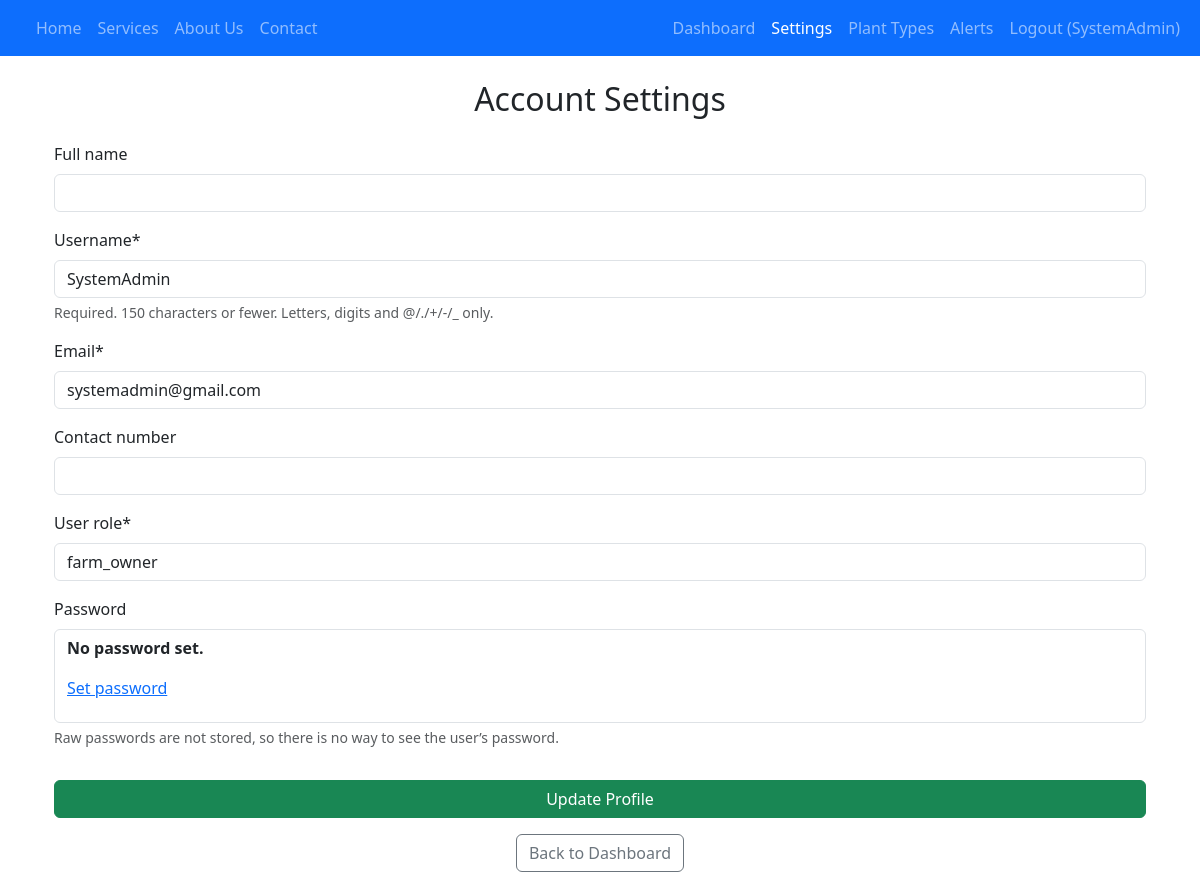
The app's page /settings/ (signed in) with its own data.
### web_app/models.py (models this page shows)
class CustomUser(AbstractUser):
    full_name = models.CharField(max_length=255, blank=True, null=True)
    email = models.EmailField(unique=True)
    contact_number = models.CharField(max_length=20, blank=True, null=True)
    USER_ROLES = (
        ('farm_owner', 'Farm Owner'),
    )
    user_role = models.CharField(max_length=20, default='farm_owner')

### web_app/views.py (the view)
# urls.py: path('settings/', views.user_settings_view, name='user_settings'),
@login_required
def user_settings_view(request):
    if request.method == 'POST':
        form = CustomUserChangeForm(request.POST, instance=request.user)
        if form.is_valid():
            form.save()
            messages.success(request, "Your profile has been updated successfully!")
            return redirect('user_settings')
        else:
            for field, errors in form.errors.items():
                for error in errors:
                    messages.error(request, f"{field}: {error}")
    else:
        form = CustomUserChangeForm(instance=request.user)
    return render(request, 'web_app/user_settings.html', {'form': form})

### web_app/forms.py
class CustomUserChangeForm(UserChangeForm):
    class Meta:
        model = CustomUser
        fields = (
            'full_name',
            'username',
            'email',
            'contact_number',
            'user_role',
        )

### templates/web_app/user_settings.html (shortened to what this page needs)
{% extends 'base.html' %}
{% load crispy_forms_tags %}
{% block content %}
<div class="container form-container">
    <h2 class="text-center mb-4">Account Settings</h2>
    <form method="post">
        {{ form|crispy }}
        <button type="submit" class="btn btn-success w-100 mt-3">Update Profile</button>
    </form>
    <p class="text-center mt-3">
        <a href="{% url 'dashboard' %}" class="btn btn-outline-secondary">Back to Dashboard</a>
    </p>
</div>
{% endblock %}

### templates/base.html (shortened to what this page needs)
  {% load static %}
<!DOCTYPE html>
<html lang="en">
<head>
    <link rel="stylesheet" href="https://cdn.jsdelivr.net/npm/bootstrap-icons@1.11.3/font/bootstrap-icons.min.css">
    <link rel="stylesheet" href="https://cdn.jsdelivr.net/npm/bootstrap-icons@1.11.3/font/bootstrap-icons.min.css">
    <link href="https://cdn.jsdelivr.net/npm/bootstrap@5.3.0/dist/css/bootstrap.min.css" rel="stylesheet">
</head>
<body>
    <nav class="navbar navbar-expand-lg navbar-dark bg-primary">
    <div class="container-fluid">
        <div class="collapse navbar-collapse" id="navbarNav">
            <ul class="navbar-nav me-auto mb-2 mb-lg-0">
                <li class="nav-item">
                    <a class="nav-link {% if request.resolver_match.url_name == 'home' %}active{% endif %}" aria-current="page" href="{% url 'home' %}">Home</a>
                </li>
                <li class="nav-item">
                    <a class="nav-link {% if request.resolver_match.url_name == 'services' %}active{% endif %}" href="{% url 'services' %}">Services</a>
                </li>
                <li class="nav-item">
                    <a class="nav-link {% if request.resolver_match.url_name == 'about' %}active{% endif %}" href="{% url 'about' %}">About Us</a>
                </li>
                <li class="nav-item">
                    <a class="nav-link {% if request.resolver_match.url_name == 'contact' %}active{% endif %}" href="{% url 'contact' %}">Contact</a>
                </li>
            </ul>
            <ul class="navbar-nav">
                {% if user.is_authenticated %}
                    <li class="nav-item">
                        <a class="nav-link {% if request.resolver_match.url_name == 'dashboard' %}active{% endif %}" href="{% url 'dashboard' %}">Dashboard</a>
                    </li>
                    <li class="nav-item">
                        <a class="nav-link {% if request.resolver_match.url_name == 'user_settings' %}active{% endif %}" href="{% url 'user_settings' %}">Settings</a>
                    </li>
                    <li class="nav-item">
                        <a class="nav-link" href="{% url 'plant_type_list' %}">Plant Types</a>
                    </li>
                    <li class="nav-item">
                        <a class="nav-link" href="{% url 'alert_list' %}">Alerts</a>
                    </li>
                    <li class="nav-item">
                        <a class="nav-link" href="{% url 'logout' %}">Logout ({{ user.username }})</a>
                    </li>
                {% endif %}
            </ul>
        </div>
    </div>
</nav>
    <div class="container content mt-4">
        {% block content %}
        {% endblock %}
    </div>
</body>
</html>

### records on screen
CustomUser: username "SystemAdmin", email "systemadmin@gmail.com", user_role "farm_owner"
